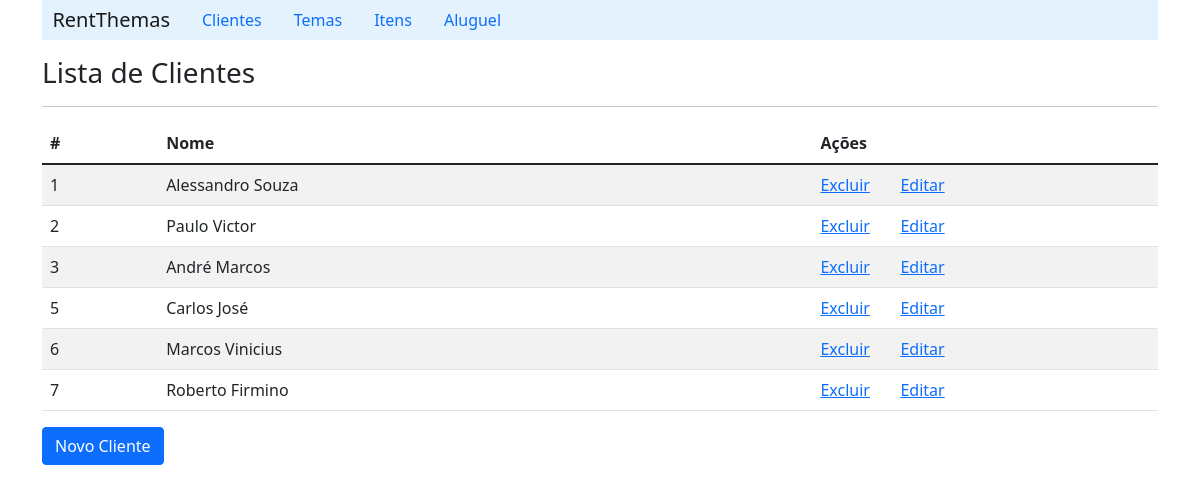
The app's page /listClient/, older data.
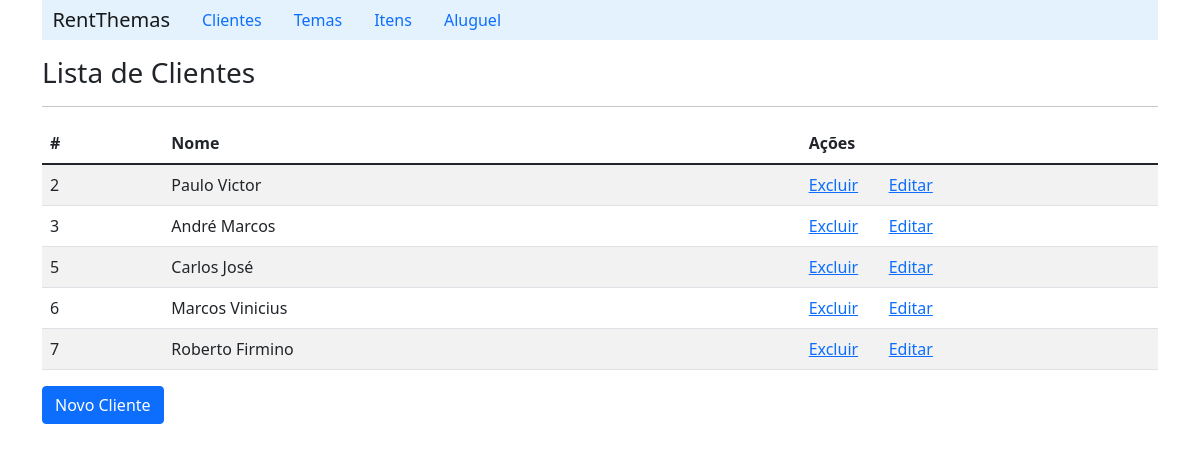
The same page, newer data.
### rent/models.py (models this page shows, shortened)
class Client(models.Model):
    name = models.CharField(max_length=60, blank=False)
    email = models.CharField(max_length=60, blank=True)

### rent/views.py (the view)
# urls.py: path('listClient/', ClientViews.listClient),
    def listClient(request):
        clients_list = Client.objects.all()
        context = {'clients_list': clients_list}
        return render(request, 'client/listClient.html', context)

### rent/templates/client/listClient.html (shortened to what this page needs)
{% extends "index.html" %}
    {% block content %}
        <h3>Lista de Clientes</h3>
        <hr>
        <table class="table table-striped">
            {% if clients_list %}
                <thead>
                    <tr>
                        <th scope="col">#</th>
                        <th scope="col">Nome</th>
                        <th scope="col">Ações</th>
                        <th scope="col"></th>
                    </tr>
                </thead>
                {% for client in clients_list%}
                    <tr>
                        <td>{{client.id}}</td>
                        <td>{{client.name}}</td>
                        <td width='80'><a href="/deleteClient/{{client.id}}">Excluir</a></td>
                        <td><a href="/detailClient/{{client.id}}">Editar</a></td>
                    </tr>
                {% endfor %}
            {% else %}
                <p>Nenhum cliente cadastrado!!</p>
            {%endif%}
        </table>
        <a  class="btn btn-primary" href="/formClient">Novo Cliente</a>
    {% endblock %}

Row changes from the older to the newer data that the page shows:
removed Client: id "1", name "Alessandro Souza"
